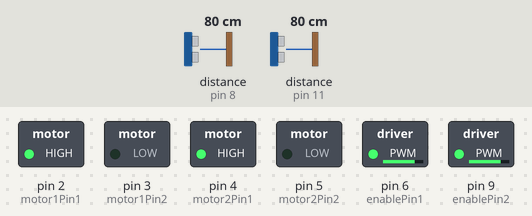
Bench run of a sketch on a simulated Arduino Uno, built with avr-gcc and run on an emulated ATmega328P. Parts: switched loads named in the sketch (green lamp = pin HIGH). The inputs (shaded band) are chosen by the test bench; at power-on: distance to the obstacle (sensors on pin 8, pin 11) 80 cm. The echo pulse lasts 58.3 µs per cm.

Above: at 1.2 s.
1.3 s: distance to the obstacle (sensor on pin 8) set to 55 cm
2.8 s: distance to the obstacle (sensor on pin 8) set to 44 cm
At 3.5 s:
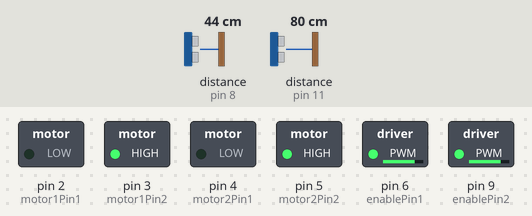
4.3 s: distance to the obstacle (sensor on pin 8) set to 60 cm
At 4.7 s:
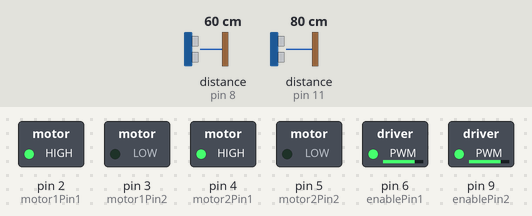
5.8 s: distance to the obstacle (sensor on pin 8) set to 2 cm
At 6.8 s:
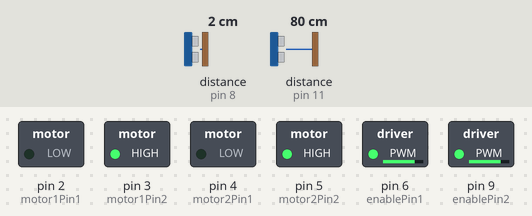
Timing chart, 0 to 8.3 s (numbered marks = the images above; inputs shaded):
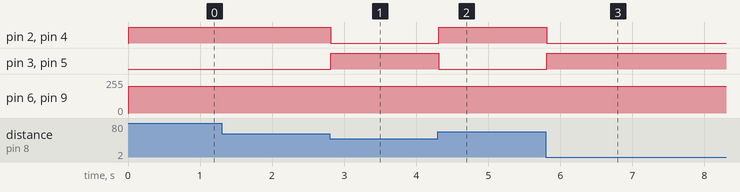

Measured:
- the behaviour switches between 50 and 49 cm on distance to the obstacle (sensor on pin 8) (found by bisection; images 0 and 1)
- after the input at 1.3 s, every drawn part: stays the same
- after the input at 2.8 s, pin 2 (motor1Pin1), pin 4 (motor2Pin1): HIGH → LOW at once; pin 3 (motor1Pin2), pin 5 (motor2Pin2): LOW → HIGH at once
- after the input at 4.3 s, pin 2 (motor1Pin1), pin 4 (motor2Pin1): LOW → HIGH at once; pin 3 (motor1Pin2), pin 5 (motor2Pin2): HIGH → LOW at once
- after the input at 5.8 s, pin 2 (motor1Pin1), pin 4 (motor2Pin1): HIGH → LOW at once; pin 3 (motor1Pin2), pin 5 (motor2Pin2): LOW → HIGH at once

The sketch:

obstacleDetector.ino
```cpp
# include <Ultrasonic.h>


const int motor1Pin1 = 2;
const int motor1Pin2 = 3;
const int motor2Pin1 = 4;
const int motor2Pin2 = 5;
const int enablePin1 = 6;
const int enablePin2 = 9;


const int trigPin1 = 7;
const int echoPin1 = 8;
const int trigPin2 = 10;
const int echoPin2 = 11;


const int maxDistance1 = 50;
const int maxDistance2 = 50;


Ultrasonic ultrasonic1(trigPin1, echoPin1);
Ultrasonic ultrasonic2(trigPin2, echoPin2);

void setup() {

  pinMode(motor1Pin1, OUTPUT);
  pinMode(motor1Pin2, OUTPUT);
  pinMode(motor2Pin1, OUTPUT);
  pinMode(motor2Pin2, OUTPUT);
  pinMode(enablePin1, OUTPUT);
  pinMode(enablePin2, OUTPUT);

  // Initialize ultrasonic sensor pins
  pinMode(trigPin1, OUTPUT);
  pinMode(echoPin1, INPUT);
  pinMode(trigPin2, OUTPUT);
  pinMode(echoPin2, INPUT);
}

void loop() {
  int distance1 = ultrasonic1.distanceRead();

  int distance2 = ultrasonic2.distanceRead();

  if (distance1 < maxDistance1 && distance1 > 0) {
    digitalWrite(motor1Pin1, LOW);
    digitalWrite(motor1Pin2, HIGH);
    digitalWrite(motor2Pin1, LOW);
    digitalWrite(motor2Pin2, HIGH);
  }

  else if (distance2 < maxDistance2 && distance2 > 0) {
    digitalWrite(motor1Pin1, LOW);
    digitalWrite(motor1Pin2, HIGH);
    digitalWrite(motor2Pin1, LOW);
    digitalWrite(motor2Pin2, HIGH);
  }
  else {

    digitalWrite(motor1Pin1, HIGH);
    digitalWrite(motor1Pin2, LOW);
    digitalWrite(motor2Pin1, HIGH);
    digitalWrite(motor2Pin2, LOW);

    analogWrite(enablePin1, 200);
    analogWrite(enablePin2, 200);
  }
}
```
